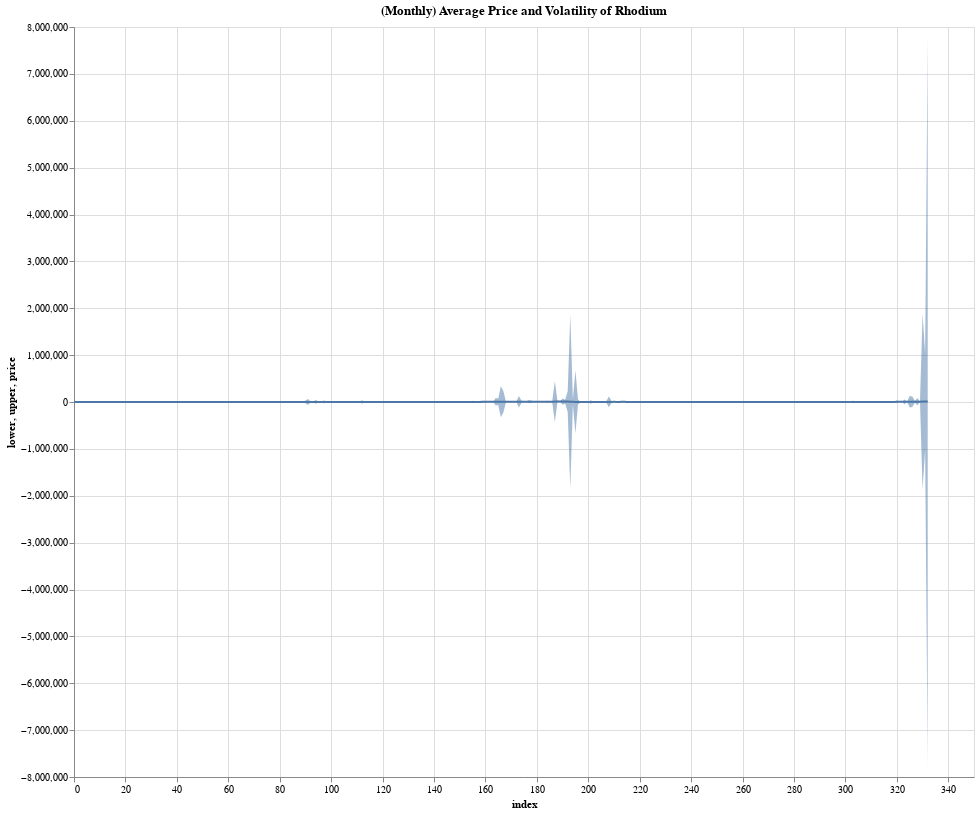

Notebook code for this chart:
### Code cell
#creating a data source to plot
data = pd.DataFrame({'price': np.array(monthly_data['value_rhod']), 'volatility': np.array(monthly_data['vol_rhod'])})
data['lower'] = data['price'] - data['volatility']
data['upper'] = data['price'] + data['volatility']
data['index'] = data.index
print(data.head())
line = alt.Chart(data).mark_line().encode(
    x='index',
    y='price'
).properties(
    width=900,
    height=750,
    title='(Monthly) Average Price and Volatility of Rhodium'
)

band = alt.Chart(data).mark_area(
    opacity=0.5
).encode(
    x='index',
    y='lower:Q',
    y2='upper:Q'
)

band + line

### Figure 1 — Vega-Lite specification as saved in the notebook (floating-point values rounded to 4 significant figures; data arrays with more than 128 entries replaced by an {"elided": "..."} marker saying what was removed)
{"config": {"view": {"continuousWidth": 400, "continuousHeight": 300}}, "layer": [{"mark": {"type": "area", "opacity": 0.5}, "encoding": {"x": {"type": "quantitative", "field": "index"}, "y": {"type": "quantitative", "field": "lower"}, "y2": {"field": "upper"}}}, {"mark": "line", "encoding": {"x": {"type": "quantitative", "field": "index"}, "y": {"type": "quantitative", "field": "price"}}, "height": 750, "title": "(Monthly) Average Price and Volatility of Rhodium", "width": 900}], "data": {"name": "data-0326839cc42e4dedb4bd713b6faa825b"}, "$schema": "https://vega.github.io/schema/vega-lite/v4.0.2.json", "datasets": {"data-0326839cc42e4dedb4bd713b6faa825b": {"elided": "333 records"}}}
